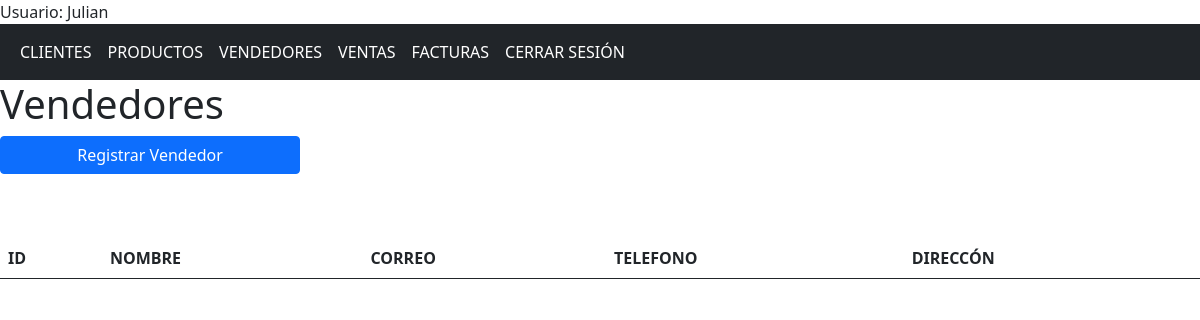
/vendedores (signed in), run on an earlier commit of the app's database.
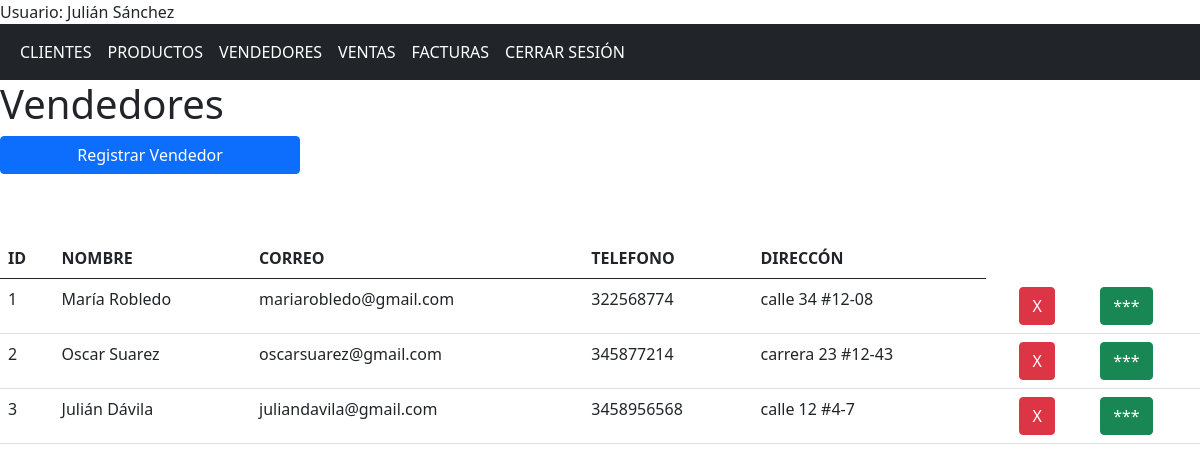
And on a later commit of the database.
### app/models/models.py (models this page shows, shortened)
class Usuario(db.Model, UserMixin):
    id = db.Column(db.Integer, primary_key = True)
    nombre = db.Column(db.String(150), nullable = False)
    correo = db.Column(db.String(150), nullable = False, unique = True)
    contrasena = db.Column(db.String(150), nullable = False)

class Vendedor(db.Model):
    id = db.Column(db.Integer, primary_key = True)
    nombre = db.Column(db.String(150), nullable = False)
    direccion = db.Column(db.String(150), nullable = False)
    telefono = db.Column(db.String(15), nullable = False)
    correo = db.Column(db.String(150), nullable = False, unique = True)

### app/controllers/nav.py (the view)
@nav.route('/vendedores')
@login_required
def vendedores():
    vendedores = Vendedor.query.all()
    return render_template('vendedores.html', vendedores = vendedores)

### app/templates/vendedores.html (shortened to what this page needs)
{% extends "base.html" %}
{% block contenido %}
<div class="row">
    <h1>Vendedores</h1>
</div>
<button class=" btn btn-primary col-sm-3 mb-3" id="registrar">Registrar Vendedor</button>
<div class="row mt-5">
<div class="col">
    <table class="table table-hover">
        <tr>
            <th>ID</th>
            <th>NOMBRE</th>
            <th>CORREO</th>
            <th>TELEFONO</th>
            <th>DIRECCÓN</th>
        </tr>
        <tbody id="tbody">
            {% for vendedor in vendedores %}
            <tr>
                <td>{{vendedor.id}}</td>
                <td>{{vendedor.nombre}}</td>
                <td>{{vendedor.correo}}</td>
                <td>{{vendedor.telefono}}</td>
                <td>{{vendedor.direccion}}</td>
                <td>{{vendedor.estado}}</td>
                <form action="{{url_for('vendedor.eliminar_vendedor')}}" method="post">
                    <td><button class="btn btn-danger" name="id" value="{{vendedor.id}}" type="submit">X</button></td>
                    <td><button class="btn btn-success boton_info" name="info" value="{{vendedor.id}}" type="button">***</button></td>
                </form>
            </tr>
            {% endfor%}
        </tbody>
    </table>
</div>
</div>
{% endblock %}

### app/templates/base.html (shortened to what this page needs)
<!DOCTYPE html>
<html lang="en">
<head>
    <link href="https://cdn.jsdelivr.net/npm/bootstrap@5.0.2/dist/css/bootstrap.min.css" rel="stylesheet">
    <link rel="stylesheet" href="{{ url_for('static', filename='css/styles.css') }}">
</head>
<body>
    {% if current_user.is_authenticated %}
    <div>Usuario: {{ current_user.nombre }}</div>
    {% endif %}
    <nav class="navbar navbar-expand-sm bg-dark navbar-dark">
        <div class="container-fluid">
            <ul class="navbar-nav">
                {% if current_user.is_authenticated %}
                <li class="nav-item">
                    <a class="nav-link active" href="{{url_for('nav.clientes')}}"> CLIENTES</a>
                </li>
                <li class="nav-item">
                    <a class="nav-link active" href="{{url_for('nav.productos')}}">PRODUCTOS</a>
                </li>
                <li class="nav-item">
                    <a class="nav-link active" href="{{url_for('nav.vendedores')}}">VENDEDORES</a>
                </li>
                <li class="nav-item">
                    <a class="nav-link active" href="{{url_for('nav.compras')}}">VENTAS</a>
                </li>
                <li class="nav-item">
                    <a class="nav-link active" href="{{url_for('nav.facturas')}}">FACTURAS</a>
                </li>
                <li class="nav-item">
                    <a class="nav-link active" href="{{url_for('aut.logout')}}">CERRAR SESIÓN</a>
                </li>
                {% endif %}
            </ul>
        </div>
    </nav>
    {%block contenido%}{%endblock%}
</body>
</html>

What changed in the data, as far as the page shows it:
changed Usuario: nombre "Julian" → "Julián Sánchez"
added Vendedor: id "1", nombre "María Robledo", correo "mariarobledo@gmail.com", telefono "322568774", direccion "calle 34 #12-08"
added Vendedor: id "2", nombre "Oscar Suarez", correo "oscarsuarez@gmail.com", telefono "345877214", direccion "carrera 23 #12-43"
added Vendedor: id "3", nombre "Julián Dávila", correo "juliandavila@gmail.com", telefono "3458956568", direccion "calle 12 #4-7"
